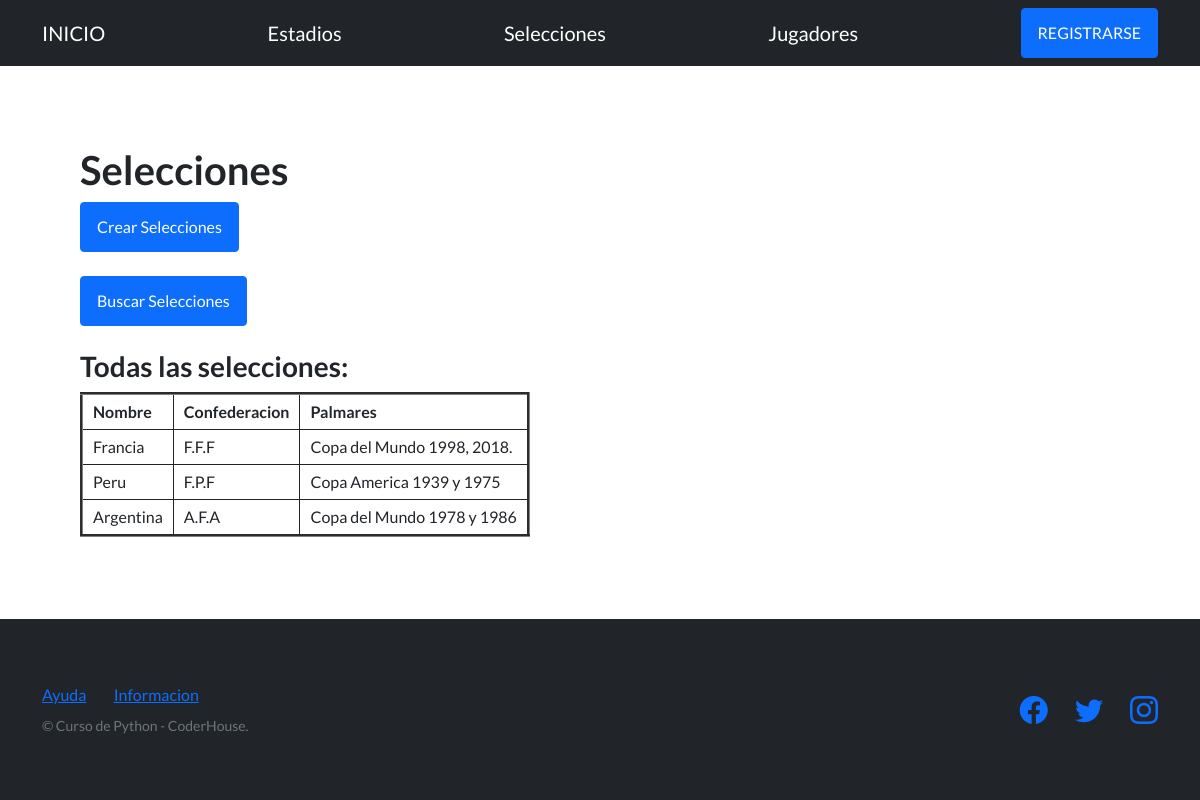
Page /mundial-site/seleciones/ on the earlier database version.
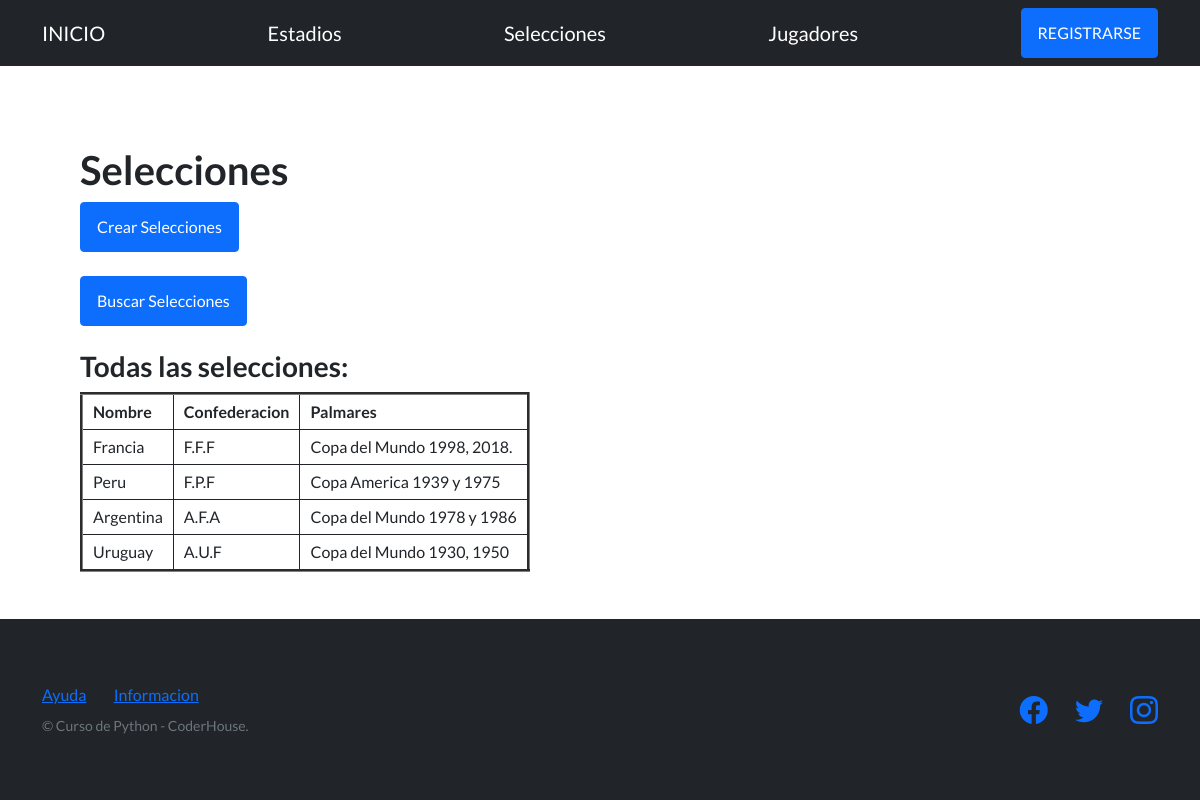
Same page on the later database version.
### app_mundial/models.py (models this page shows, shortened)
class Selecciones(models.Model):
     nombre = models.CharField(max_length=128)
     confederacion = models.CharField(max_length=128)
     palmares = models.CharField(max_length=50)

### app_mundial/views.py (the view)
# urls.py: path('seleciones/', views.selecciones, name="selecciones"),
def selecciones(request):
      selecciones = Selecciones.objects.all()
      return render(request, "app_mundial/selecciones.html", {"selecciones":selecciones})

### app_mundial/templates/app_mundial/selecciones.html (shortened to what this page needs)
{% extends "app_mundial/plantilla_base.html" %}
{% block contenido_base %}
<h1>Selecciones</h1>
<a href="{% url "selecciones_formulario" %}"><button type="button" class="btn btn-primary">Crear Selecciones</button></a>
<br><br>
<a href="{% url "busqueda_selecciones_form" %}"><button type="button" class="btn btn-primary">Buscar Selecciones</button></a>
<br><br>
<h3>Todas las selecciones:</h3>
<table border="3">
    <tr>
        <td>
            <b>Nombre</b>
        </td>
        <td>
            <b>Confederacion</b>
        </td>
         <td>
            <b>Palmares</b>
        </td>
    </tr>
    {% for seleccion in selecciones %}
    <tr>
        <td>{{seleccion.nombre}}</td>
        <td>{{seleccion.confederacion}}</td>
        <td>{{seleccion.palmares}}</td>
    </tr>
    {% endfor %}
</table>
{% endblock contenido_base %}

Differences in the rows shown:
added Selecciones: nombre "Uruguay", confederacion "A.U.F", palmares "Copa del Mundo 1930, 1950"
